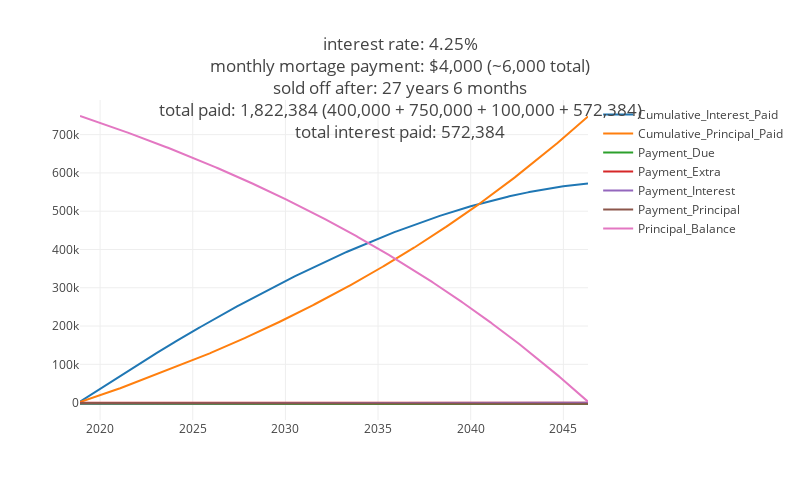

Notebook cell for this chart:
### Code cell
calc_and_graph(interest_rate=0.0425, loan_years=30, monthly_payment=4000, chunk_payments=100000)

### Figure 1 — Plotly figure (JSON) as saved in the notebook; plotly's stock layout.template omitted (floating-point values rounded to 4 significant figures; data arrays with more than 128 entries replaced by an {"elided": "..."} marker saying what was removed)
{"data": [{"name": "Cumulative_Interest_Paid", "type": "scatter", "uid": "8039d69d-dcd0-11e8-aa00-1831bf6ae617", "x": {"elided": "330 str values"}, "y": {"elided": "330 float values"}}, {"name": "Cumulative_Principal_Paid", "type": "scatter", "uid": "8039d69e-dcd0-11e8-aa00-1831bf6ae617", "x": {"elided": "330 str values"}, "y": {"elided": "330 float values"}}, {"name": "Payment_Due", "type": "scatter", "uid": "8039d69f-dcd0-11e8-aa00-1831bf6ae617", "x": {"elided": "330 str values"}, "y": {"elided": "330 float values"}}, {"name": "Payment_Extra", "type": "scatter", "uid": "8039d6a0-dcd0-11e8-aa00-1831bf6ae617", "x": {"elided": "330 str values"}, "y": {"elided": "330 float values"}}, {"name": "Payment_Interest", "type": "scatter", "uid": "8039d6a1-dcd0-11e8-aa00-1831bf6ae617", "x": {"elided": "330 str values"}, "y": {"elided": "330 float values"}}, {"name": "Payment_Principal", "type": "scatter", "uid": "8039d6a2-dcd0-11e8-aa00-1831bf6ae617", "x": {"elided": "330 str values"}, "y": {"elided": "330 float values"}}, {"name": "Principal_Balance", "type": "scatter", "uid": "8039d6a3-dcd0-11e8-aa00-1831bf6ae617", "x": {"elided": "330 str values"}, "y": {"elided": "330 float values"}}], "layout": {"height": 500, "title": "interest rate: 4.25%<br>monthly mortage payment: $4,000 (~6,000 total)<br>sold off after: 27 years 6 months<br>total paid: 1,822,384 (400,000 + 750,000 + 100,000 + 572,384)<br>total interest paid: 572,384", "width": 800}}
